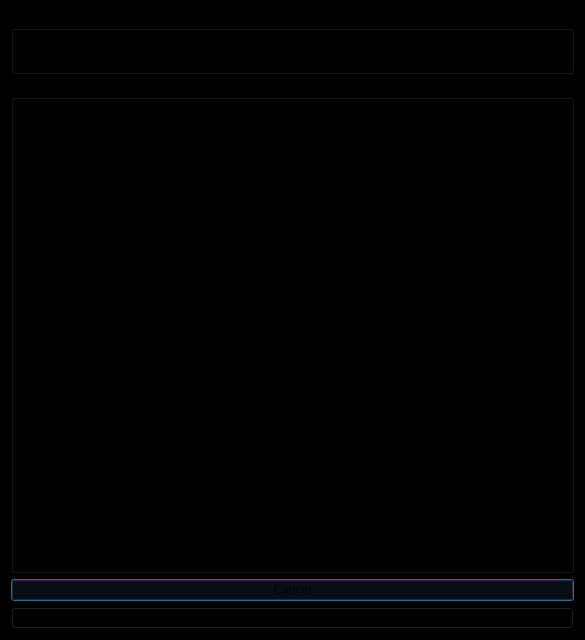
<?xml version="1.0" encoding="UTF-8"?>
<ui version="4.0">
 <class>reqMktDataGUI</class>
 <widget class="QDialog" name="reqMktDataGUI">
  <property name="enabled">
   <bool>true</bool>
  </property>
  <property name="geometry">
   <rect>
    <x>0</x>
    <y>0</y>
    <width>585</width>
    <height>640</height>
   </rect>
  </property>
  <property name="font">
   <font>
    <weight>50</weight>
    <italic>false</italic>
    <bold>false</bold>
    <strikeout>false</strikeout>
   </font>
  </property>
  <property name="windowTitle">
   <string>reqMktData</string>
  </property>
  <property name="styleSheet">
   <string notr="true">background-color: rgb(0, 0, 0);</string>
  </property>
  <layout class="QVBoxLayout" name="verticalLayout">
   <item>
    <widget class="QGroupBox" name="groupBox_4">
     <property name="title">
      <string>Market Data Request Description</string>
     </property>
     <property name="flat">
      <bool>false</bool>
     </property>
     <property name="checkable">
      <bool>false</bool>
     </property>
     <layout class="QGridLayout" name="gridLayout_4">
      <item row="0" column="0">
       <widget class="QLabel" name="label_Id">
        <property name="text">
         <string>Id</string>
        </property>
       </widget>
      </item>
      <item row="0" column="2">
       <spacer name="horizontalSpacer">
        <property name="orientation">
         <enum>Qt::Horizontal</enum>
        </property>
        <property name="sizeHint" stdset="0">
         <size>
          <width>40</width>
          <height>20</height>
         </size>
        </property>
       </spacer>
      </item>
      <item row="0" column="1">
       <widget class="QLineEdit" name="lineEdit_Id">
        <property name="styleSheet">
         <string notr="true">color: rgb(255, 255, 255);</string>
        </property>
       </widget>
      </item>
     </layout>
    </widget>
   </item>
   <item>
    <widget class="QGroupBox" name="groupBox">
     <property name="title">
      <string>Contract Description</string>
     </property>
     <layout class="QGridLayout" name="gridLayout">
      <item row="3" column="1" colspan="3">
       <widget class="QLineEdit" name="lineEdit_Expiry">
        <property name="styleSheet">
         <string notr="true">color: rgb(255, 255, 255);</string>
        </property>
        <property name="text">
         <string/>
        </property>
       </widget>
      </item>
      <item row="13" column="2" colspan="2">
       <widget class="QCheckBox" name="checkBox_Snapshot">
        <property name="text">
         <string>CheckBox</string>
        </property>
       </widget>
      </item>
      <item row="4" column="1" colspan="3">
       <widget class="QLineEdit" name="lineEdit_Strike">
        <property name="styleSheet">
         <string notr="true">color: rgb(255, 255, 255);</string>
        </property>
       </widget>
      </item>
      <item row="4" column="0">
       <widget class="QLabel" name="label_Strike">
        <property name="text">
         <string>Strike</string>
        </property>
       </widget>
      </item>
      <item row="10" column="1" colspan="3">
       <widget class="QLineEdit" name="lineEdit_LocalSymbol">
        <property name="styleSheet">
         <string notr="true">color: rgb(255, 255, 255);</string>
        </property>
       </widget>
      </item>
      <item row="8" column="3">
       <widget class="QLineEdit" name="lineEdit_PrimaryExchange">
        <property name="styleSheet">
         <string notr="true">color: rgb(255, 255, 255);</string>
        </property>
       </widget>
      </item>
      <item row="6" column="1" colspan="3">
       <widget class="QLineEdit" name="lineEdit_Multiplier">
        <property name="styleSheet">
         <string notr="true">color: rgb(255, 255, 255);</string>
        </property>
       </widget>
      </item>
      <item row="2" column="2" colspan="2">
       <widget class="QLineEdit" name="lineEdit_Type">
        <property name="styleSheet">
         <string notr="true">color: rgb(255, 255, 255);</string>
        </property>
        <property name="text">
         <string/>
        </property>
       </widget>
      </item>
      <item row="2" column="0">
       <widget class="QLabel" name="label_Type">
        <property name="text">
         <string>Type</string>
        </property>
       </widget>
      </item>
      <item row="5" column="4">
       <spacer name="verticalSpacer">
        <property name="orientation">
         <enum>Qt::Vertical</enum>
        </property>
        <property name="sizeHint" stdset="0">
         <size>
          <width>20</width>
          <height>40</height>
         </size>
        </property>
       </spacer>
      </item>
      <item row="5" column="1" colspan="3">
       <widget class="QLineEdit" name="lineEdit_Right">
        <property name="styleSheet">
         <string notr="true">color: rgb(255, 255, 255);</string>
        </property>
       </widget>
      </item>
      <item row="6" column="0">
       <widget class="QLabel" name="label_Multiplier">
        <property name="text">
         <string>Multiplier</string>
        </property>
       </widget>
      </item>
      <item row="12" column="1" colspan="3">
       <widget class="QLineEdit" name="lineEdit_genericTickTags">
        <property name="styleSheet">
         <string notr="true">color: rgb(255, 255, 255);</string>
        </property>
       </widget>
      </item>
      <item row="11" column="0">
       <widget class="QLabel" name="label_IncludeExpired">
        <property name="text">
         <string>include Expired</string>
        </property>
       </widget>
      </item>
      <item row="9" column="0">
       <widget class="QLabel" name="label_Currency">
        <property name="text">
         <string>Currency</string>
        </property>
       </widget>
      </item>
      <item row="13" column="0">
       <widget class="QLabel" name="label_Snapshot">
        <property name="text">
         <string>Snapshot</string>
        </property>
       </widget>
      </item>
      <item row="0" column="2" colspan="2">
       <widget class="QLineEdit" name="lineEdit_ContractId">
        <property name="styleSheet">
         <string notr="true">color: rgb(255, 255, 255);</string>
        </property>
       </widget>
      </item>
      <item row="9" column="1" colspan="3">
       <widget class="QLineEdit" name="lineEdit_Currency">
        <property name="styleSheet">
         <string notr="true">color: rgb(255, 255, 255);</string>
        </property>
       </widget>
      </item>
      <item row="10" column="0">
       <widget class="QLabel" name="label_LocalSymbol">
        <property name="text">
         <string>Local Symbol</string>
        </property>
       </widget>
      </item>
      <item row="1" column="2" colspan="2">
       <widget class="QLineEdit" name="lineEdit_Symbol">
        <property name="styleSheet">
         <string notr="true">color: rgb(255, 255, 255);</string>
        </property>
        <property name="text">
         <string/>
        </property>
       </widget>
      </item>
      <item row="12" column="0">
       <widget class="QLabel" name="label_GenericTickTags">
        <property name="text">
         <string>Generic Tick Tags</string>
        </property>
       </widget>
      </item>
      <item row="8" column="0" colspan="3">
       <widget class="QLabel" name="label_PrimaryExchange">
        <property name="text">
         <string>Primary Exchange</string>
        </property>
       </widget>
      </item>
      <item row="7" column="1" colspan="3">
       <widget class="QLineEdit" name="lineEdit_Exchange">
        <property name="styleSheet">
         <string notr="true">color: rgb(255, 255, 255);</string>
        </property>
       </widget>
      </item>
      <item row="0" column="0" colspan="2">
       <widget class="QLabel" name="label_ContractId">
        <property name="text">
         <string>Contract Id</string>
        </property>
       </widget>
      </item>
      <item row="5" column="0">
       <widget class="QLabel" name="label_Right">
        <property name="text">
         <string>Right</string>
        </property>
       </widget>
      </item>
      <item row="11" column="1" colspan="3">
       <widget class="QLineEdit" name="lineEdit_IncludeExpired">
        <property name="styleSheet">
         <string notr="true">color: rgb(255, 255, 255);</string>
        </property>
       </widget>
      </item>
      <item row="3" column="0">
       <widget class="QLabel" name="label_Expiry">
        <property name="text">
         <string>Expiry</string>
        </property>
       </widget>
      </item>
      <item row="1" column="0">
       <widget class="QLabel" name="label_Symbol">
        <property name="text">
         <string>Symbol</string>
        </property>
       </widget>
      </item>
      <item row="7" column="0">
       <widget class="QLabel" name="label_Exchange">
        <property name="text">
         <string>Exchange</string>
        </property>
       </widget>
      </item>
      <item row="0" column="4" rowspan="14" colspan="2">
       <widget class="QTextEdit" name="textEdit">
        <property name="styleSheet">
         <string notr="true">color: rgb(197, 197, 197);</string>
        </property>
       </widget>
      </item>
     </layout>
     <zorder>label_Symbol</zorder>
     <zorder>label_Type</zorder>
     <zorder>label_Expiry</zorder>
     <zorder>label_Strike</zorder>
     <zorder>label_Right</zorder>
     <zorder>label_Multiplier</zorder>
     <zorder>label_Exchange</zorder>
     <zorder>lineEdit_Symbol</zorder>
     <zorder>lineEdit_Type</zorder>
     <zorder>lineEdit_Expiry</zorder>
     <zorder>lineEdit_Strike</zorder>
     <zorder>lineEdit_Right</zorder>
     <zorder>lineEdit_Multiplier</zorder>
     <zorder>lineEdit_Exchange</zorder>
     <zorder>label_PrimaryExchange</zorder>
     <zorder>lineEdit_PrimaryExchange</zorder>
     <zorder>label_Currency</zorder>
     <zorder>label_LocalSymbol</zorder>
     <zorder>label_Snapshot</zorder>
     <zorder>label_IncludeExpired</zorder>
     <zorder>label_GenericTickTags</zorder>
     <zorder>lineEdit_Currency</zorder>
     <zorder>lineEdit_LocalSymbol</zorder>
     <zorder>lineEdit_IncludeExpired</zorder>
     <zorder>lineEdit_genericTickTags</zorder>
     <zorder>label_ContractId</zorder>
     <zorder>lineEdit_ContractId</zorder>
     <zorder>checkBox_Snapshot</zorder>
     <zorder>verticalSpacer</zorder>
     <zorder>textEdit</zorder>
    </widget>
   </item>
   <item>
    <widget class="QPushButton" name="cancelButton">
     <property name="text">
      <string>Cancel</string>
     </property>
    </widget>
   </item>
   <item>
    <widget class="QPushButton" name="requestButton">
     <property name="text">
      <string>Request</string>
     </property>
    </widget>
   </item>
  </layout>
 </widget>
 <resources/>
 <connections/>
</ui>
